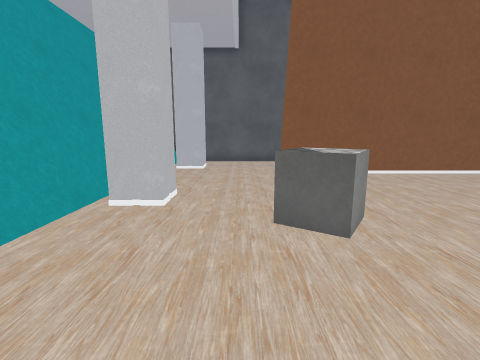
view 1 (above)

12 first-person views from a walk through a 3-D level made in the Unity game engine. The camera is 1.5 m above the floor, tilts 10° down and sees 85° across. The floor is counted in squares, 1 m on a side. Each view is taken from the middle of a square. On the plan, view 1 faces up. The plan holds only what a view shows up to about 14 squares ahead; the rest is blank. Some surface patterns are stand-ins.

view 2
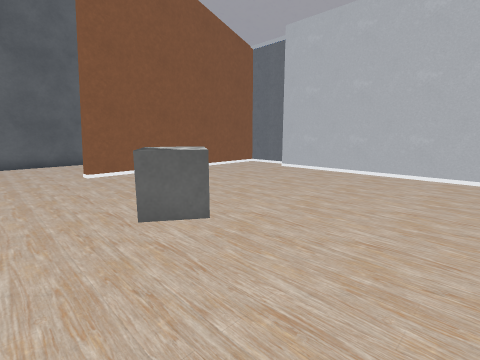

view 3
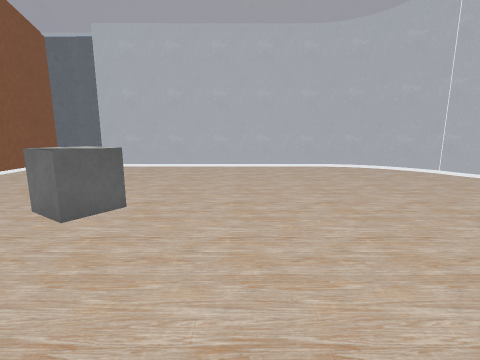

view 4
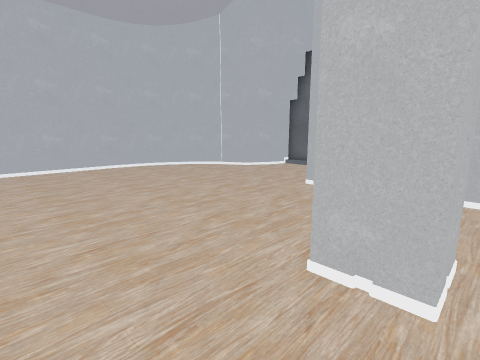

view 5
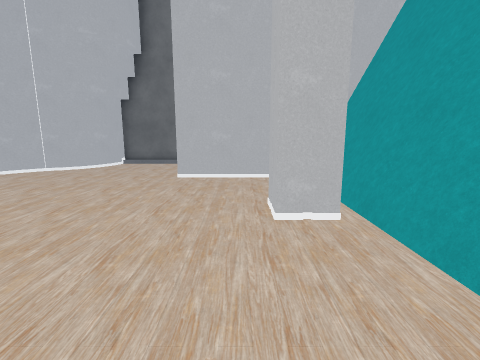

view 6
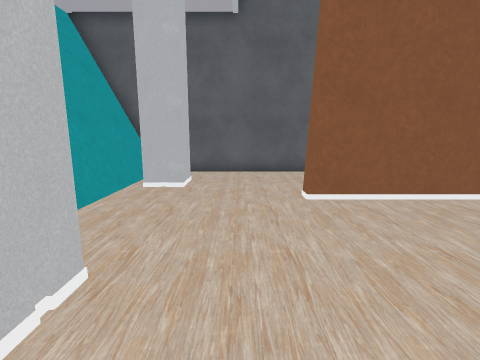

view 7
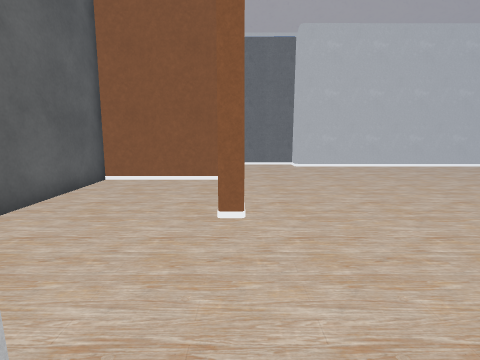

view 8
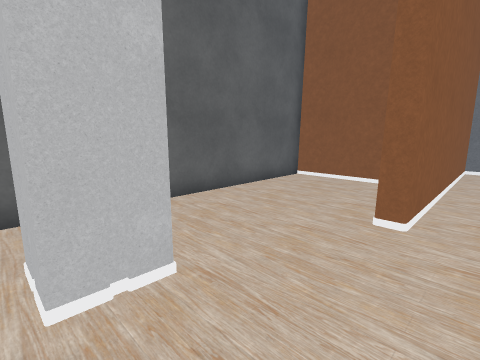

view 9
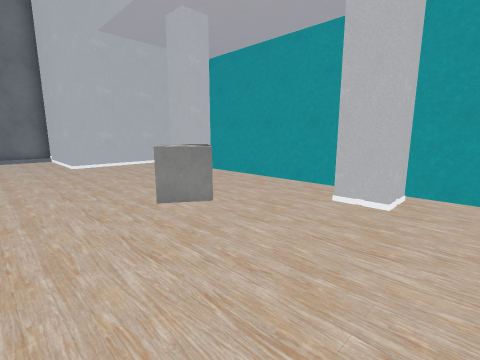

view 10
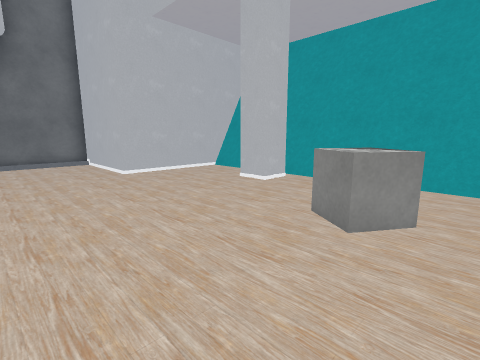

view 11
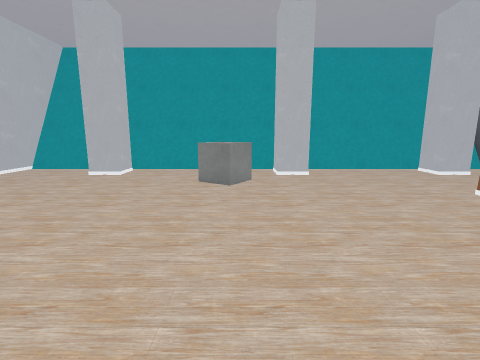

view 12
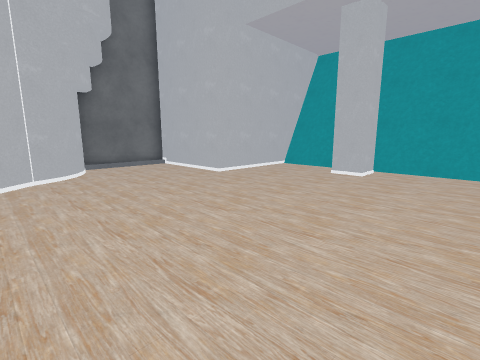

### Floor plan
Points are (right, up) in squares from view 1. A wall is a line through its corners. A room is listed if a view was taken in it or the views show most of it. See-through windows are left out.
Room 1 (views 1, 2, 3, 4, 5, 6, 7, 8, 9, 10, 11, 12)
walls: (-4.1, 3.1) (-4.1, -2.1); (-4.1, 4.5) (-4.1, 3.6); (-4.1, 7.6) (-4.1, 6.9); (5.6, 10.6) (5.6, 14.5) (-3.9, 14.5) (-3.9, -5) (1.2, -5) (1.2, -9.5) (4.9, -9.5) (5, -8.8) (5.3, -8.1); (9.2, -2.5) (9.2, 7.4) (9.9, 7.4) (9.9, 9.9) (1.6, 9.9) (1.6, 10.4); (9, -3.8) (9.2, -2.3); (8.7, -4.4) (8.9, -3.7); (8.5, -5) (8.8, -4.3); (8.3, -5.3) (8.5, -4.9); (7.6, -6) (8.4, -5.2); (6.4, -6.9) (7, -6.6); (6.9, -6.7) (7.7, -5.9); (5.9, -7.2) (6.5, -6.8); (5.4, -7.7) (5.8, -7.3); (5.2, -8.2) (5.5, -7.7)
low walls: (-3.5, 14.5) (-3.5, -5)
objects: pillar (-3, -1) to (-2, -1); pillar (-3, 6) to (-2, 6); pillar (-3, 12) to (-2, 12); cube (1, 3) to (2, 4)

Where each view was taken, in squares from view 1:
view 1: 0 up, 0 right, facing up
view 2: 0 up, 1 left, facing up-right
view 3: 1 up, 3 left, facing right
view 4: 2 up, 3 left, facing down-right
view 5: 4 up, 1 left, facing down
view 6: 4 up, 0 right, facing up
view 7: 10 up, 3 left, facing right
view 8: 9 up, 3 left, facing up-right
view 9: 8 up, 4 right, facing down-left
view 10: 5 up, 5 right, facing down-left
view 11: 4 up, 8 right, facing left
view 12: 3 up, 8 right, facing down-left
